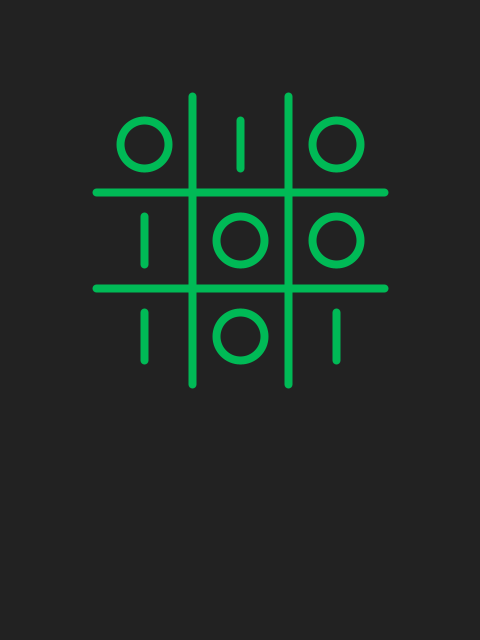
Frame 1 (no input)
Frame 2 (the mouse pressed at the canvas centre, redrawn once): identical to frame 1, image omitted

The Processing sketch that drew this single still picture (run headless with seeded random() and noise(); the mouse was pressed at the canvas centre and the sketch redrawn once):

// Processing sketch: war_games
// ── war_games.pde
// Manuale di Programmazione Cinematografica
// Daniele Olmisani, 2015

// Wargames


final color PAPER = color(34, 34, 34);
final color INK = color(0, 186, 86);

final float SCALE = 48.0;
final float STROKE = 8.0;


void setup() {  
  size(480, 640);
  noLoop();
}

void draw() {
    
  scale(SCALE);
  
  background(PAPER);
  
  stroke(INK);
  strokeCap(ROUND);
  strokeWeight(STROKE/SCALE);
  
  line(4, 2, 4, 8);
  line(6, 2, 6, 8);
  
  line(2, 4, 8, 4);
  line(2, 6, 8, 6);
  
  noFill();
  ellipseMode(CENTER);
  
  ellipse(3, 3, 1, 1);
  ellipse(7, 5, 1, 1);
  ellipse(5, 5, 1, 1);
  ellipse(5, 7, 1, 1);
  ellipse(7, 3, 1, 1);
  
  line(5, 2.5, 5, 3.5);
  line(3, 4.5, 3, 5.5);
  line(3, 6.5, 3, 7.5);
  line(7, 6.5, 7, 7.5);
  
  save("war-games.png"); 
}
